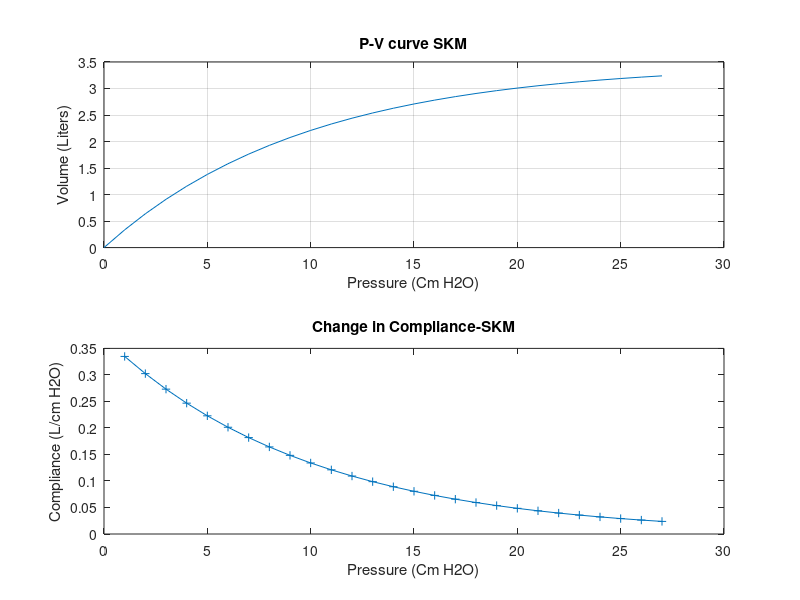

Here is the MATLAB script that generated this plot: (Note: this script raises an error after producing the figure.)
P=0:27;
h=6.81;
Vmax=3.46;
V=Vmax*(1-exp(-(P*log(2)/h)));
subplot(2,1,1)
plot(P,V)
xlabel("Pressure (Cm H2O)")
ylabel("Volume (Liters)")
title("P-V curve SKM")
grid on

C=zeros(1,27);
for i=0:26
    C(i+1)=(V(i+2)-V(i+1))/(P(i+2)-P(i+1));
end
subplot(2,1,2)
plot(P(2:end),C,"Marker","+")
xlabel("Pressure (Cm H2O)")
ylabel("Compliance (L/cm H2O)")
title("Change in Compliance-SKM")


hold on
C_skm=C_SKM(P,0.371,0.1018);
plot(P,C_skm)
grid on

%Pa=dV/C_skm;
%Paw=R*dV+Pa;